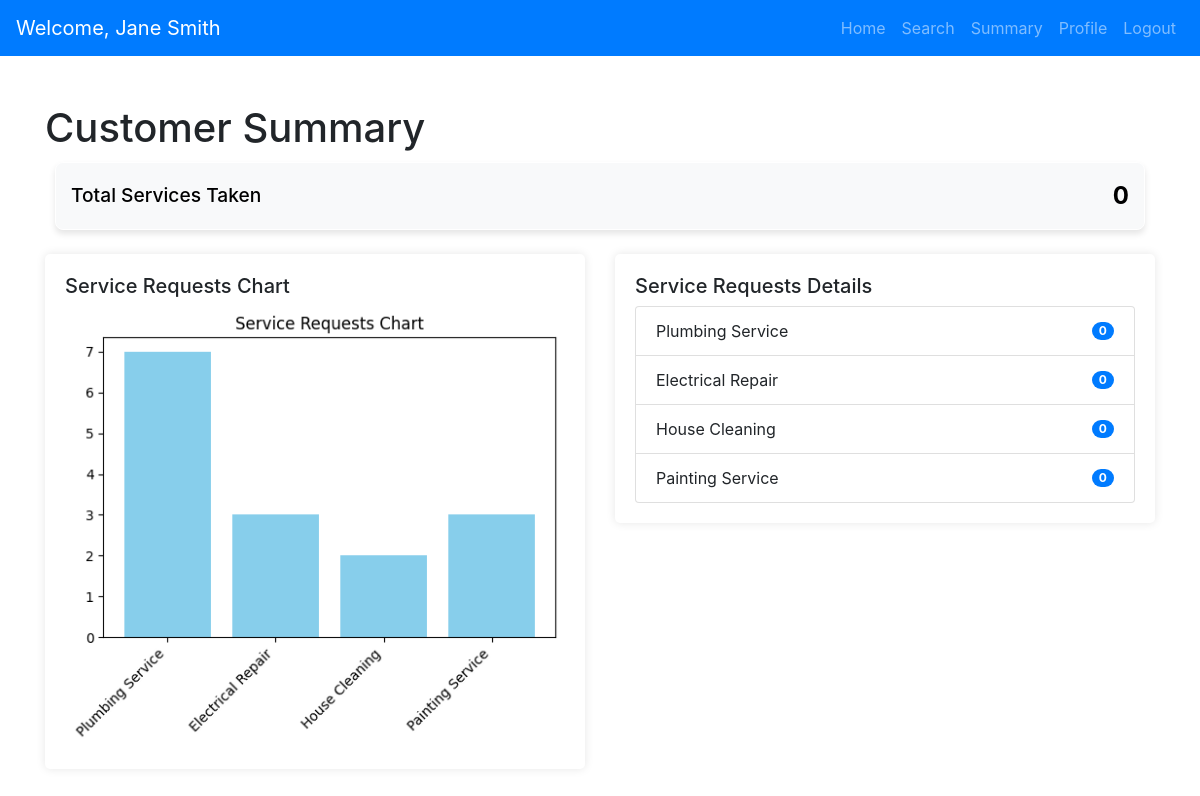
Page /customer_summary (signed in) on the committed database.
### models.py (models this page shows, shortened)
class User(db.Model):
    __tablename__ = 'users'
    id = db.Column(db.String(6), primary_key=True, default=generate_unique_id, unique=True)
    name = db.Column(db.String(150), nullable=False)
    email = db.Column(db.String(150), unique=True, nullable=False)
    _password = db.Column("password", db.String(500), nullable=False)
    address = db.Column(db.String(300), nullable=True)
    pincode = db.Column(db.String(10), nullable=True)
    phone_number = db.Column(db.String(15), nullable=True)
    role = db.Column(db.String(50), nullable=False)  # Customer or Professional
    __mapper_args__ = {
    'polymorphic_identity': 'user',
    'polymorphic_on': role,  # This allows loading unknown roles without crashing
    }
    @property
    def password(self):
        raise AttributeError("Password is not readable!")
    @password.setter
    def password(self, password):
        self._password = generate_password_hash(password, method="pbkdf2:sha256")

class Service(db.Model):
    __tablename__ = 'services'
    id = db.Column(db.String(6), primary_key=True, default=generate_unique_id, unique=True)
    service_name = db.Column(db.String(100), nullable=False)
    service_description = db.Column(db.Text, nullable=True)
    price = db.Column(db.Float, nullable=False)
    duration = db.Column(db.Float, nullable=True)  # Use Float if you need fractional hours # Add duration (only date) column
    requests = db.relationship('Request', back_populates='service', lazy=True, passive_deletes=True)

### app.py (the view)
@app.route("/customer_summary")
def customer_summary():
    customer_id = session.get("user_id")  # Assuming customer's ID is stored in session
    customer = Customer.query.get(customer_id)
    total_services_taken = Request.query.filter_by(customer_id=customer_id).count()
    services = Service.query.all()
    service_requests = {
        service.service_name: Request.query.filter_by(customer_id=customer_id, service_id=service.id).count()
        for service in services
    }
    service_requests_chart = generate_chart(
        service_requests, "bar", "Service Requests Chart", "service_requests_chart.png"
    )
    return render_template(
        "customer/customer_summary.html",
        customer=customer,
        total_services_taken=total_services_taken,
        service_requests=service_requests,
        charts={"service_requests": service_requests_chart},
    )

### app.py (called while the page is built, shortened)
def generate_chart(data, chart_type, title, filename):
    charts_dir = "static/charts"
    os.makedirs(charts_dir, exist_ok=True)
    if not data or all(value == 0 for value in data.values()):
        plt.figure(figsize=(6, 4))
        plt.text(0.5, 0.5, "No data available", ha='center', va='center', fontsize=14, alpha=0.6)
        plt.title(title)
        plt.axis('off')  # Hide axes
        filepath = os.path.join(charts_dir, filename)
        plt.savefig(filepath, bbox_inches="tight")
        plt.close()
        return filepath

### templates/customer/customer_summary.html (shortened to what this page needs)
<!DOCTYPE html>
<html lang="en">
<head>
    <link href="https://stackpath.bootstrapcdn.com/bootstrap/4.5.2/css/bootstrap.min.css" rel="stylesheet">
</head>
<body>
    {% extends 'base.html' %}
    {% block navbar %}
        {% include 'navbars/customer_navbar.html' %}
    {% endblock %}
    {% block content %}
    <div class="container mt-5">
        <h1>Customer Summary</h1>
        <div class="stat-box">
            <h4>Total Services Taken</h4>
            <p>{{ total_services_taken }}</p>
        </div>
        <div class="row mt-4">
            <div class="col-md-6">
                <div class="container-box">
                    <h5>Service Requests Chart</h5>
                    {% if charts['service_requests'] %}
                        <img src="{{ charts['service_requests'] }}" alt="Service Requests Chart" style="width: 100%; height: auto;">
                    {% else %}
                        <p>No data available.</p>
                    {% endif %}
                </div>
            </div>
            <div class="col-md-6">
                <div class="container-box">
                    <h5>Service Requests Details</h5>
                    <ul class="list-group">
                        {% for service, count in service_requests.items() %}
                        <li class="list-group-item d-flex justify-content-between align-items-center">
                            {{ service }}
                            <span class="badge badge-primary badge-pill">{{ count }}</span>
                        </li>
                        {% endfor %}
                    </ul>
                </div>
            </div>
        </div>
    </div>
    {% endblock %}

### templates/navbars/customer_navbar.html (shortened to what this page needs)
<!DOCTYPE html>
<html lang="en">
<head>
    <link href="https://stackpath.bootstrapcdn.com/bootstrap/4.5.2/css/bootstrap.min.css" rel="stylesheet">
</head>
<body>
    <nav class="navbar navbar-expand-lg navbar-dark bg-primary">
        <a class="navbar-brand" href="{{ url_for('customer_dashboard') }}">Welcome, {{ customer.name }}</a>
        <div class="collapse navbar-collapse" id="navbarNav">
            <ul class="navbar-nav ml-auto">
                <li class="nav-item"><a class="nav-link" href="{{ url_for('customer_dashboard') }}">Home</a></li>
              <li class="nav-item"><a class="nav-link" href="{{ url_for('customer_search') }}">Search</a></li>
              <li class="nav-item"><a class="nav-link" href="{{ url_for('customer_summary') }}">Summary</a></li>
              <li class="nav-item"><a class="nav-link" href="{{ url_for('customer_profile') }}">Profile</a>
              </li>
              <li class="nav-item"><a class="nav-link" href="{{ url_for('logout') }}">Logout</a></li>
            </ul>
        </div>
    </nav>
</body>
</html>

### templates/customer/customer_summary.html (style rules this page uses)
body { font-family: Arial, sans-serif; background: #f7f8fc; margin: 0; padding: 0; }
.stat-box { background-color: #f8f9fa; color: #000; padding: 15px; border: 1px solid #fff; border-radius: 8px; display: flex; justify-content: space-between; align-items: center; box-shadow: 0 4px 6px rgba(0, 0, 0, 0.1); flex: 1; margin: 10px; transition: transform 0.2s ease, box-shadow 0.2s ease; }
.stat-box h4 { margin: 0; font-size: 1.2rem; }
.stat-box p { margin: 0; font-size: 1.5rem; font-weight: bold; }
.container-box { background-color: #ffffff; padding: 20px; border-radius: 5px; box-shadow: 0 0 10px rgba(0, 0, 0, 0.1); margin-bottom: 30px; }

### rows in the picture
User: name "Jane Smith"
Service: service_name "Plumbing Service", count "0"
Service: service_name "Electrical Repair", count "0"
Service: service_name "House Cleaning", count "0"
Service: service_name "Painting Service", count "0"

### other values in the picture
{{ total_services_taken }} "0"
